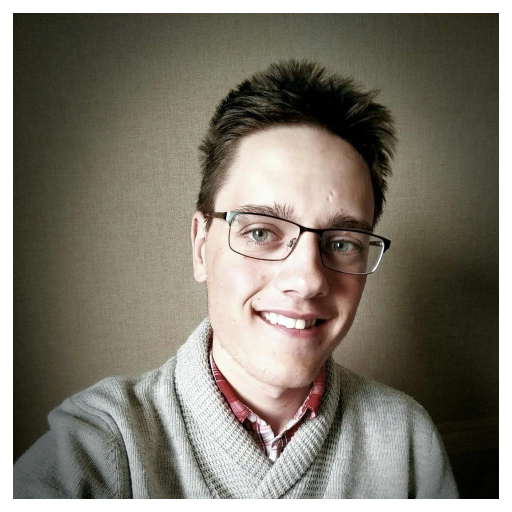
#> input picture images/adam-resized.jpg, 1024 x 1024 px, given in place of adam-resized.jpg.jpg, which was not available (shown at 1/2 size)
$ python crop.py
#> lines starting #> are read from the running program, lines starting #| are printed output that depends on the picture; pictures that were not available may be replaced by others from this repository, and a replacement may not be noted
import os
import cv2

image = input("Input an image: \n")
#> the answer given: images/adam-resized.jpg
image = image + ".jpg"

curr_dir = os.path.dirname(os.path.realpath(__file__))
target_dir = os.path.join(curr_dir, 'w')
os.makedirs(target_dir, exist_ok=True)   # mkdir -p

width_blocks  = 486
height_blocks = 486

img = cv2.imread("images/"+image)
#> img is the input picture: shape (1024, 1024, 3); mean B, G, R 109, 120.4, 125.7
height, width = img.shape[:2]
#> height = 1024; width = 1024

# Iterate in the range(begin, end, step)
for y in range(0, height, height_blocks):
    for x in range(0, width, width_blocks):
        crop_name = os.path.join(target_dir, 'img_y-%d_x-%d.png' % (y, x))
        crop_img  = img[y:y+height_blocks, x:x+width_blocks]
        print('Creating %s...' % crop_name)
        cv2.imwrite(crop_name, crop_img)
#> this loop made 3 passes
#> pass 1, `cv2.imwrite(crop_name, crop_img)`:
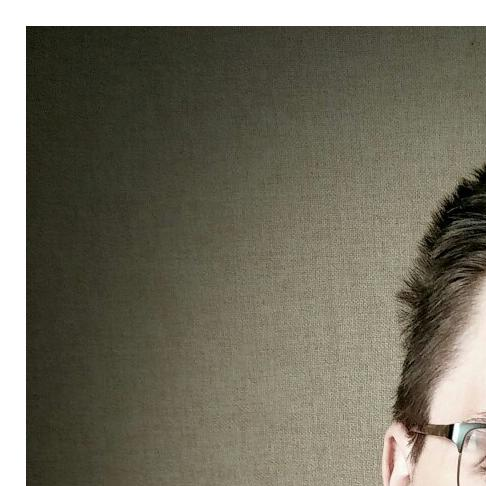
#> saved as img_y-0_x-0.png: shape (486, 486, 3); mean B, G, R 97.8, 112.5, 116.1
#> pass 1, `cv2.imwrite(crop_name, crop_img)`:
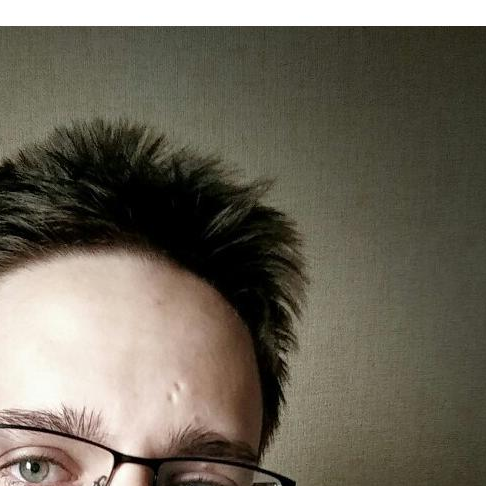
#> saved as img_y-0_x-486.png: shape (486, 486, 3); mean B, G, R 90.2, 103.4, 109.5
#> pass 1, `cv2.imwrite(crop_name, crop_img)`:
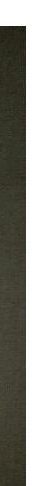
#> saved as img_y-0_x-972.png: shape (486, 52, 3); mean B, G, R 155, 161.5, 162
#> pass 2, `cv2.imwrite(crop_name, crop_img)`:
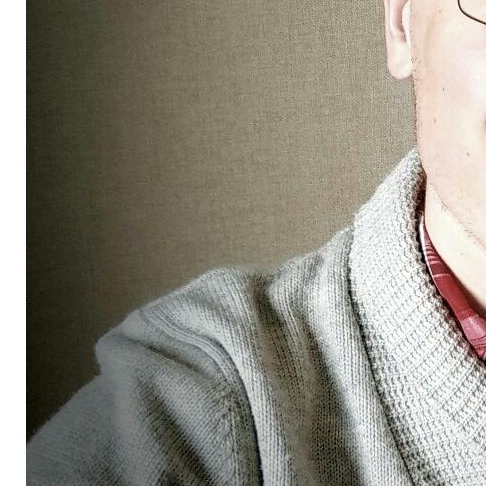
#> saved as img_y-486_x-0.png: shape (486, 486, 3); mean B, G, R 128.5, 139.2, 142.9
